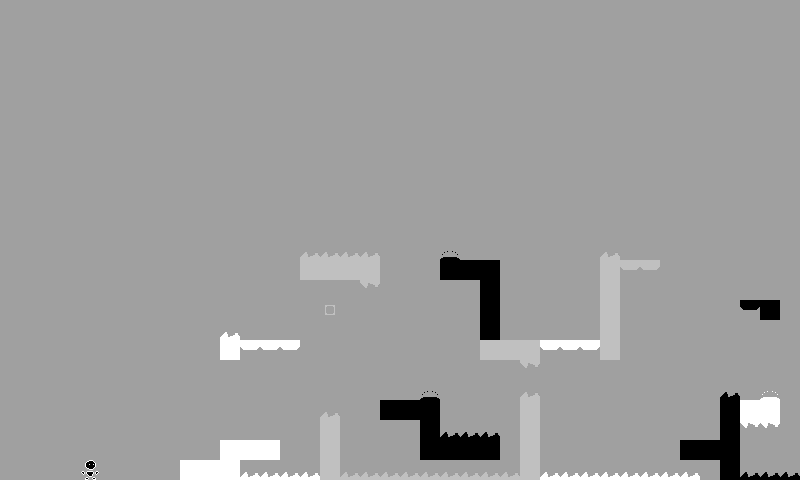

Rendered tile map (Tiled .tmx) drawn with the repository's tilesets; below, a short description and the map source with its tile grids summarised:
An orthogonal 40x24 tile map with 20x20 px tiles, 1 tile layer (Map).

<map version="1.2" tiledversion="1.2.5" orientation="orthogonal" renderorder="right-down" width="40" height="24" tilewidth="20" tileheight="20" infinite="0" backgroundcolor="#a0a0a0" nextlayerid="7" nextobjectid="1">
 <properties>
  <property name="Background" type="int" value="0" />
  <property name="Title" value="U-Turn" />
  <property name="Wrapping" type="int" value="0" />
 </properties>
 <tileset firstgid="1" name="tmx_ss" tilewidth="20" tileheight="20" tilecount="30" columns="3">
  <image source="tmx_ss.png" width="60" height="200" />
  <tile id="0" type="Player">
   <properties>
    <property name="Color" type="int" value="0" />
    <property name="Flipped" type="int" value="0" />
   </properties>
  </tile>
  <tile id="1" type="Player">
   <properties>
    <property name="Color" type="int" value="0" />
    <property name="Flipped" type="int" value="1" />
   </properties>
  </tile>
  <tile id="2" type="RGBSphere">
   <properties>
    <property name="Color" type="int" value="192" />
    <property name="Flipped" type="int" value="0" />
   </properties>
  </tile>
  <tile id="3" type="Block">
   <properties>
    <property name="Color" type="int" value="0" />
    <property name="Flipped" type="int" value="0" />
   </properties>
  </tile>
  <tile id="4" type="Block">
   <properties>
    <property name="Color" type="int" value="192" />
    <property name="Flipped" type="int" value="0" />
   </properties>
  </tile>
  <tile id="5" type="Block">
   <properties>
    <property name="Color" type="int" value="255" />
    <property name="Flipped" type="int" value="0" />
   </properties>
  </tile>
  <tile id="6" type="Exit">
   <properties>
    <property name="Color" type="int" value="0" />
    <property name="Flipped" type="int" value="0" />
   </properties>
  </tile>
  <tile id="7" type="Exit">
   <properties>
    <property name="Color" type="int" value="192" />
    <property name="Flipped" type="int" value="0" />
   </properties>
  </tile>
  <tile id="8" type="Exit">
   <properties>
    <property name="Color" type="int" value="255" />
    <property name="Flipped" type="int" value="0" />
   </properties>
  </tile>
  <tile id="9" type="Pit">
   <properties>
    <property name="Color" type="int" value="0" />
    <property name="Flipped" type="int" value="0" />
   </properties>
  </tile>
  <tile id="10" type="Pit">
   <properties>
    <property name="Color" type="int" value="192" />
    <property name="Flipped" type="int" value="0" />
   </properties>
  </tile>
  <tile id="11" type="Pit">
   <properties>
    <property name="Color" type="int" value="255" />
    <property name="Flipped" type="int" value="0" />
   </properties>
  </tile>
  <tile id="12" type="Pit">
   <properties>
    <property name="Color" type="int" value="0" />
    <property name="Flipped" type="int" value="1" />
   </properties>
  </tile>
  <tile id="13" type="Pit">
   <properties>
    <property name="Color" type="int" value="192" />
    <property name="Flipped" type="int" value="1" />
   </properties>
  </tile>
  <tile id="14" type="Pit">
   <properties>
    <property name="Color" type="int" value="255" />
    <property name="Flipped" type="int" value="1" />
   </properties>
  </tile>
  <tile id="15" type="Breakable">
   <properties>
    <property name="Color" type="int" value="0" />
    <property name="Flipped" type="int" value="0" />
   </properties>
  </tile>
  <tile id="16" type="Breakable">
   <properties>
    <property name="Color" type="int" value="192" />
    <property name="Flipped" type="int" value="0" />
   </properties>
  </tile>
  <tile id="17" type="Breakable">
   <properties>
    <property name="Color" type="int" value="255" />
    <property name="Flipped" type="int" value="0" />
   </properties>
  </tile>
  <tile id="18" type="Breakable">
   <properties>
    <property name="Color" type="int" value="0" />
    <property name="Flipped" type="int" value="1" />
   </properties>
  </tile>
  <tile id="19" type="Breakable">
   <properties>
    <property name="Color" type="int" value="192" />
    <property name="Flipped" type="int" value="1" />
   </properties>
  </tile>
  <tile id="20" type="Breakable">
   <properties>
    <property name="Color" type="int" value="255" />
    <property name="Flipped" type="int" value="1" />
   </properties>
  </tile>
  <tile id="21" type="Jumpad">
   <properties>
    <property name="Color" type="int" value="0" />
    <property name="Flipped" type="int" value="0" />
   </properties>
  </tile>
  <tile id="22" type="Jumpad">
   <properties>
    <property name="Color" type="int" value="192" />
    <property name="Flipped" type="int" value="0" />
   </properties>
  </tile>
  <tile id="23" type="Jumpad">
   <properties>
    <property name="Color" type="int" value="255" />
    <property name="Flipped" type="int" value="0" />
   </properties>
  </tile>
  <tile id="24" type="Jumpad">
   <properties>
    <property name="Color" type="int" value="0" />
    <property name="Flipped" type="int" value="1" />
   </properties>
  </tile>
  <tile id="25" type="Jumpad">
   <properties>
    <property name="Color" type="int" value="192" />
    <property name="Flipped" type="int" value="1" />
   </properties>
  </tile>
  <tile id="26" type="Jumpad">
   <properties>
    <property name="Color" type="int" value="255" />
    <property name="Flipped" type="int" value="1" />
   </properties>
  </tile>
  <tile id="27" type="KillBlock">
   <properties>
    <property name="Color" type="int" value="192" />
    <property name="Flipped" type="int" value="0" />
   </properties>
  </tile>
  <tile id="28" type="Flipad">
   <properties>
    <property name="Color" type="int" value="192" />
    <property name="Flipped" type="int" value="0" />
   </properties>
  </tile>
  <tile id="29" type="Flipad">
   <properties>
    <property name="Color" type="int" value="255" />
    <property name="Flipped" type="int" value="0" />
   </properties>
  </tile>
 </tileset>
 <layer id="4" name="Map" width="40" height="24">
  <data>[960 cells, 103 non-empty, 15 distinct tile ids]</data>
 </layer>
</map>
